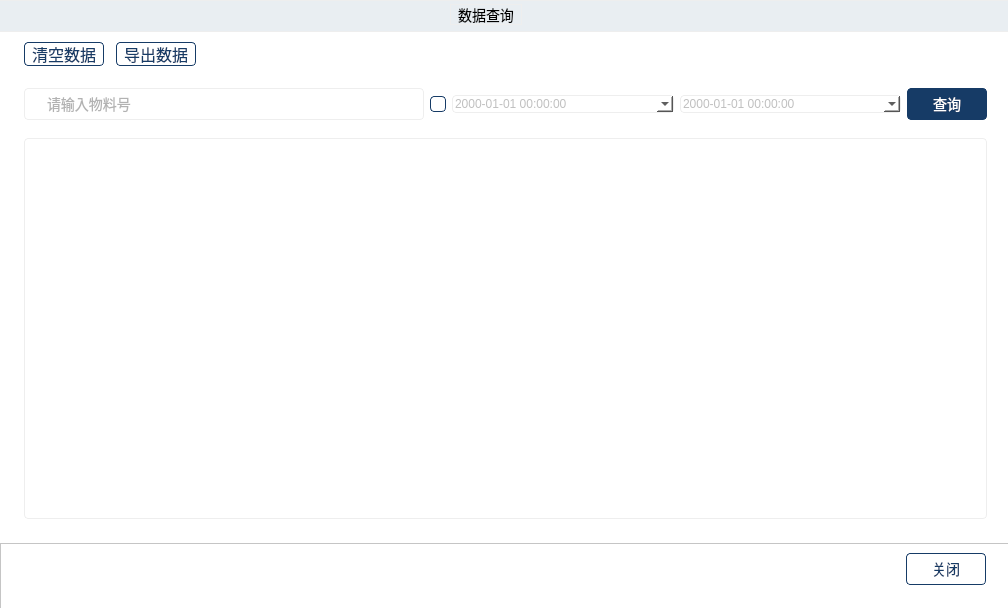
<?xml version="1.0" encoding="UTF-8"?>
<ui version="4.0">
 <class>DataManager</class>
 <widget class="QDialog" name="DataManager">
  <property name="enabled">
   <bool>true</bool>
  </property>
  <property name="geometry">
   <rect>
    <x>0</x>
    <y>0</y>
    <width>1008</width>
    <height>608</height>
   </rect>
  </property>
  <property name="minimumSize">
   <size>
    <width>1008</width>
    <height>608</height>
   </size>
  </property>
  <property name="maximumSize">
   <size>
    <width>1008</width>
    <height>608</height>
   </size>
  </property>
  <property name="windowTitle">
   <string>数据管理</string>
  </property>
  <property name="windowIcon">
   <iconset>
    <normaloff>:/CMainWindow/Resources/data.png</normaloff>:/CMainWindow/Resources/data.png</iconset>
  </property>
  <property name="styleSheet">
   <string notr="true"/>
  </property>
  <widget class="QWidget" name="widget_content" native="true">
   <property name="geometry">
    <rect>
     <x>0</x>
     <y>29</y>
     <width>1011</width>
     <height>581</height>
    </rect>
   </property>
   <property name="styleSheet">
    <string notr="true">background: white;</string>
   </property>
   <layout class="QVBoxLayout" name="verticalLayout">
    <property name="spacing">
     <number>0</number>
    </property>
    <property name="leftMargin">
     <number>0</number>
    </property>
    <property name="topMargin">
     <number>0</number>
    </property>
    <property name="rightMargin">
     <number>0</number>
    </property>
    <property name="bottomMargin">
     <number>0</number>
    </property>
    <item>
     <widget class="QWidget" name="widget_3" native="true">
      <property name="enabled">
       <bool>true</bool>
      </property>
      <property name="minimumSize">
       <size>
        <width>0</width>
        <height>50</height>
       </size>
      </property>
      <property name="maximumSize">
       <size>
        <width>16777215</width>
        <height>50</height>
       </size>
      </property>
      <layout class="QHBoxLayout" name="horizontalLayout">
       <property name="spacing">
        <number>12</number>
       </property>
       <property name="leftMargin">
        <number>24</number>
       </property>
       <item>
        <widget class="QPushButton" name="pushButton_clear">
         <property name="minimumSize">
          <size>
           <width>80</width>
           <height>24</height>
          </size>
         </property>
         <property name="maximumSize">
          <size>
           <width>80</width>
           <height>24</height>
          </size>
         </property>
         <property name="styleSheet">
          <string notr="true">	border: 1px solid rgba(22, 59, 102, 1);
	border-radius: 4px;
color: rgba(22, 59, 102, 1);
font-size:16px;</string>
         </property>
         <property name="text">
          <string>清空数据</string>
         </property>
         <property name="default">
          <bool>false</bool>
         </property>
         <property name="flat">
          <bool>true</bool>
         </property>
        </widget>
       </item>
       <item>
        <widget class="QPushButton" name="pushButton_out">
         <property name="minimumSize">
          <size>
           <width>80</width>
           <height>24</height>
          </size>
         </property>
         <property name="maximumSize">
          <size>
           <width>80</width>
           <height>24</height>
          </size>
         </property>
         <property name="styleSheet">
          <string notr="true">	border: 1px solid rgba(22, 59, 102, 1);
	border-radius: 4px;
color: rgba(22, 59, 102, 1);
font-size:16px;</string>
         </property>
         <property name="text">
          <string>导出数据</string>
         </property>
         <property name="default">
          <bool>false</bool>
         </property>
         <property name="flat">
          <bool>true</bool>
         </property>
        </widget>
       </item>
       <item>
        <spacer name="horizontalSpacer_2">
         <property name="orientation">
          <enum>Qt::Horizontal</enum>
         </property>
         <property name="sizeHint" stdset="0">
          <size>
           <width>40</width>
           <height>20</height>
          </size>
         </property>
        </spacer>
       </item>
      </layout>
     </widget>
    </item>
    <item>
     <widget class="QWidget" name="widget_4" native="true">
      <layout class="QHBoxLayout" name="horizontalLayout_2">
       <property name="leftMargin">
        <number>24</number>
       </property>
       <property name="rightMargin">
        <number>24</number>
       </property>
       <item>
        <widget class="QLineEdit" name="lineEdit_Code">
         <property name="minimumSize">
          <size>
           <width>400</width>
           <height>32</height>
          </size>
         </property>
         <property name="maximumSize">
          <size>
           <width>400</width>
           <height>32</height>
          </size>
         </property>
         <property name="styleSheet">
          <string notr="true">	border: 1px solid #eeeeee;
	border-radius: 4px;
	color: rgba(0,0,0,0.6);
	padding-left: 20px;
    font-size: 14px;</string>
         </property>
         <property name="placeholderText">
          <string>请输入物料号</string>
         </property>
        </widget>
       </item>
       <item>
        <widget class="QToolButton" name="toolButton_chooseTime">
         <property name="minimumSize">
          <size>
           <width>16</width>
           <height>16</height>
          </size>
         </property>
         <property name="maximumSize">
          <size>
           <width>16</width>
           <height>16</height>
          </size>
         </property>
         <property name="styleSheet">
          <string notr="true">	border: 1px solid rgba(22, 59, 102, 1);
	border-radius: 4px;</string>
         </property>
         <property name="text">
          <string/>
         </property>
         <property name="icon">
          <iconset>
           <normaloff>:/images/config/no_selected.svg</normaloff>
           <normalon>:/images/config/selected.svg</normalon>:/images/config/no_selected.svg</iconset>
         </property>
         <property name="checkable">
          <bool>true</bool>
         </property>
        </widget>
       </item>
       <item>
        <widget class="QDateEdit" name="dateEdit_StartDate">
         <property name="styleSheet">
          <string notr="true">	border: 1px solid #eeeeee;
	border-radius: 4px;
color:rgba(0, 0, 0, 0.25);</string>
         </property>
         <property name="displayFormat">
          <string>yyyy-MM-dd hh:mm:ss</string>
         </property>
         <property name="calendarPopup">
          <bool>true</bool>
         </property>
        </widget>
       </item>
       <item>
        <widget class="QDateEdit" name="dateEdit_EndDate">
         <property name="styleSheet">
          <string notr="true">	border: 1px solid #eeeeee;
	border-radius: 4px;
color:rgba(0, 0, 0, 0.25);</string>
         </property>
         <property name="displayFormat">
          <string>yyyy-MM-dd hh:mm:ss</string>
         </property>
         <property name="calendarPopup">
          <bool>true</bool>
         </property>
        </widget>
       </item>
       <item>
        <widget class="QPushButton" name="pushButton_Query">
         <property name="minimumSize">
          <size>
           <width>80</width>
           <height>32</height>
          </size>
         </property>
         <property name="maximumSize">
          <size>
           <width>80</width>
           <height>32</height>
          </size>
         </property>
         <property name="styleSheet">
          <string notr="true">	border: 1px solid rgba(22, 59, 102, 1);
	border-radius: 4px;
	color: #FFFFFF;
    font-size: 14px;
	background-color:rgba(22, 59, 102, 1);</string>
         </property>
         <property name="text">
          <string>查询</string>
         </property>
        </widget>
       </item>
      </layout>
     </widget>
    </item>
    <item>
     <widget class="QWidget" name="widget" native="true">
      <property name="minimumSize">
       <size>
        <width>0</width>
        <height>300</height>
       </size>
      </property>
      <layout class="QGridLayout" name="gridLayout_2">
       <property name="leftMargin">
        <number>24</number>
       </property>
       <property name="rightMargin">
        <number>24</number>
       </property>
       <property name="bottomMargin">
        <number>24</number>
       </property>
       <item row="0" column="0">
        <widget class="QTableWidget" name="tableWidget">
         <property name="styleSheet">
          <string notr="true">	border: 1px solid #eeeeee;
	border-radius: 4px;

</string>
         </property>
        </widget>
       </item>
      </layout>
     </widget>
    </item>
    <item>
     <widget class="QFrame" name="frame">
      <property name="styleSheet">
       <string notr="true">background: white;</string>
      </property>
      <property name="frameShape">
       <enum>QFrame::StyledPanel</enum>
      </property>
      <property name="frameShadow">
       <enum>QFrame::Raised</enum>
      </property>
      <layout class="QHBoxLayout" name="horizontalLayout_3">
       <property name="rightMargin">
        <number>24</number>
       </property>
       <property name="bottomMargin">
        <number>24</number>
       </property>
       <item>
        <spacer name="horizontalSpacer_3">
         <property name="orientation">
          <enum>Qt::Horizontal</enum>
         </property>
         <property name="sizeHint" stdset="0">
          <size>
           <width>40</width>
           <height>20</height>
          </size>
         </property>
        </spacer>
       </item>
       <item>
        <widget class="QPushButton" name="pushButton_close">
         <property name="minimumSize">
          <size>
           <width>80</width>
           <height>32</height>
          </size>
         </property>
         <property name="maximumSize">
          <size>
           <width>80</width>
           <height>32</height>
          </size>
         </property>
         <property name="styleSheet">
          <string notr="true">	border: 1px solid rgba(22, 59, 102, 1);
	border-radius: 4px;
	color: rgba(22, 59, 102, 1);
    font-size: 14px;</string>
         </property>
         <property name="text">
          <string>关闭</string>
         </property>
        </widget>
       </item>
      </layout>
     </widget>
    </item>
   </layout>
  </widget>
  <widget class="QWidget" name="widget_title" native="true">
   <property name="geometry">
    <rect>
     <x>-10</x>
     <y>0</y>
     <width>1021</width>
     <height>32</height>
    </rect>
   </property>
   <property name="minimumSize">
    <size>
     <width>1008</width>
     <height>32</height>
    </size>
   </property>
   <property name="maximumSize">
    <size>
     <width>16777215</width>
     <height>32</height>
    </size>
   </property>
   <property name="styleSheet">
    <string notr="true">	background: rgba(233, 238, 242, 1);
	border: 1px solid #eeeeee;</string>
   </property>
   <widget class="QLabel" name="label">
    <property name="geometry">
     <rect>
      <x>460</x>
      <y>4</y>
      <width>72</width>
      <height>21</height>
     </rect>
    </property>
    <property name="styleSheet">
     <string notr="true">font-size:14px;
color:rgba(0, 0, 0, 1);</string>
    </property>
    <property name="text">
     <string>数据查询</string>
    </property>
    <property name="alignment">
     <set>Qt::AlignCenter</set>
    </property>
   </widget>
  </widget>
 </widget>
 <resources>
  <include location="../../other/main.qrc"/>
 </resources>
 <connections>
  <connection>
   <sender>pushButton_Query</sender>
   <signal>clicked()</signal>
   <receiver>DataManager</receiver>
   <slot>QueryData()</slot>
   <hints>
    <hint type="sourcelabel">
     <x>796</x>
     <y>82</y>
    </hint>
    <hint type="destinationlabel">
     <x>484</x>
     <y>7</y>
    </hint>
   </hints>
  </connection>
 </connections>
 <slots>
  <slot>ConnectToDB()</slot>
  <slot>QueryData()</slot>
  <slot>SetDateEnabled(bool)</slot>
  <slot>ClickedOnTableWidget(QModelIndex)</slot>
  <slot>ClearData()</slot>
 </slots>
</ui>
